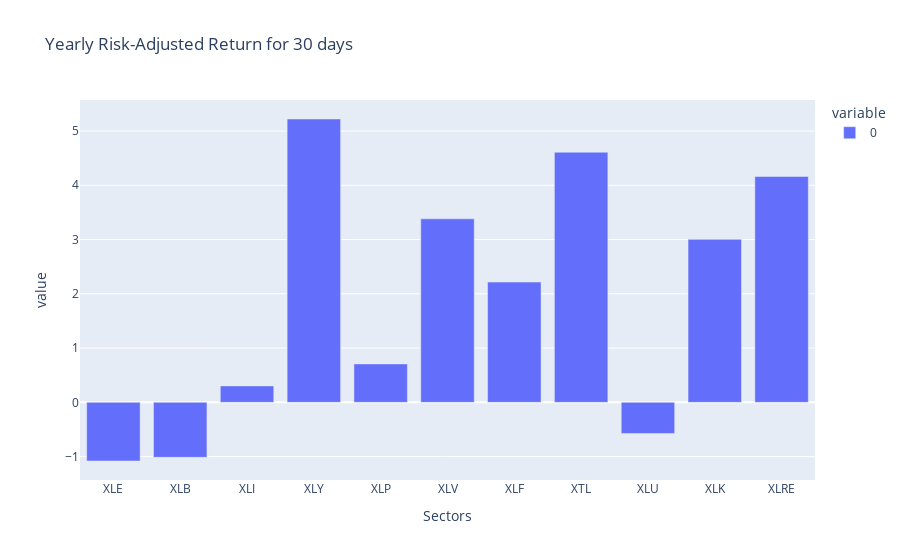

This figure's notebook cell:
### Code cell
def risk_adjusted_return(df):
    """
    Calculate and plot the yearly risk-adjusted return (Sharpe ratio) for each sector.
    
    """
    
    # Calculate annualized mean return and covariance matrix
    m = df.mean() * 252
    s = df.cov() * 252
    
    # Calculate annualized volatility (risk) for each sector
    risk = np.sqrt(np.diag(s))
    
    # Calculate Sharpe ratio (assuming risk-free rate is 0)
    # Sharpe ratio = (Expected Return - Risk Free Rate) / Volatility
    sharpe = m / risk
    
    rar = px.bar(sharpe, title=f'Yearly Risk-Adjusted Return for {df.shape[0]} days', labels={'index': 'Sectors', '0': 'Sharpe Ratio'})
    return rar
    

# Example usage: Plot risk-adjusted return for the last 30 days
risk_adjusted_return(new_df(30))

### Figure 1 — Plotly figure (JSON) as saved in the notebook; plotly's stock layout.template omitted (floating-point values rounded to 4 significant figures)
{"data": [{"alignmentgroup": "True", "hovertemplate": "variable=0<br>Sectors=%{x}<br>value=%{y}<extra></extra>", "legendgroup": "0", "marker": {"color": "#636efa", "pattern": {"shape": ""}}, "name": "0", "offsetgroup": "0", "orientation": "v", "showlegend": true, "textposition": "auto", "type": "bar", "x": ["XLE", "XLB", "XLI", "XLY", "XLP", "XLV", "XLF", "XTL", "XLU", "XLK", "XLRE"], "xaxis": "x", "y": [-1.081, -1.013, 0.3032, 5.221, 0.7082, 3.382, 2.217, 4.609, -0.5728, 3.004, 4.162], "yaxis": "y"}], "layout": {"barmode": "relative", "legend": {"title": {"text": "variable"}, "tracegroupgap": 0}, "title": {"text": "Yearly Risk-Adjusted Return for 30 days"}, "xaxis": {"anchor": "y", "domain": [0, 1], "title": {"text": "Sectors"}}, "yaxis": {"anchor": "x", "domain": [0, 1], "title": {"text": "value"}}}}
